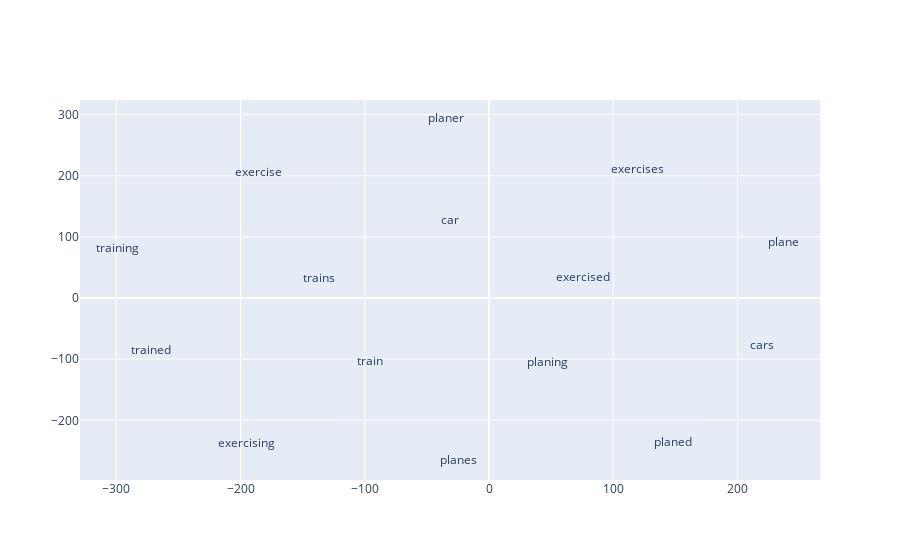

The code cell stored with this chart in its notebook:
### Code cell
x_vals, y_vals, labels = reduce_dimensions_norm(lexi[0:4])

try:
    get_ipython()
except Exception:
    plot_function = plot_with_matplotlib
else:
    plot_function = plot_with_plotly

plot_function(x_vals, y_vals, labels)

### Figure 1 — Plotly figure (JSON) as saved in the notebook; plotly's stock layout.template omitted (floating-point values rounded to 4 significant figures)
{"data": [{"mode": "text", "text": ["train", "trains", "trained", "training", "car", "cars", "plane", "planes", "planed", "planing", "planer", "exercise", "exercises", "exercised", "exercising"], "type": "scatter", "x": [-95.66, -136.9, -271.7, -299.4, -31.28, 219.6, 236.6, -24.42, 148.3, 47.12, -34.29, -185.7, 119.3, 75.49, -195.1], "y": [-103.9, 31.13, -86.46, 79.77, 126.7, -78.01, 89.72, -266.6, -236.9, -105.9, 292.7, 205.1, 209.6, 32.72, -238.9]}], "layout": {}}
